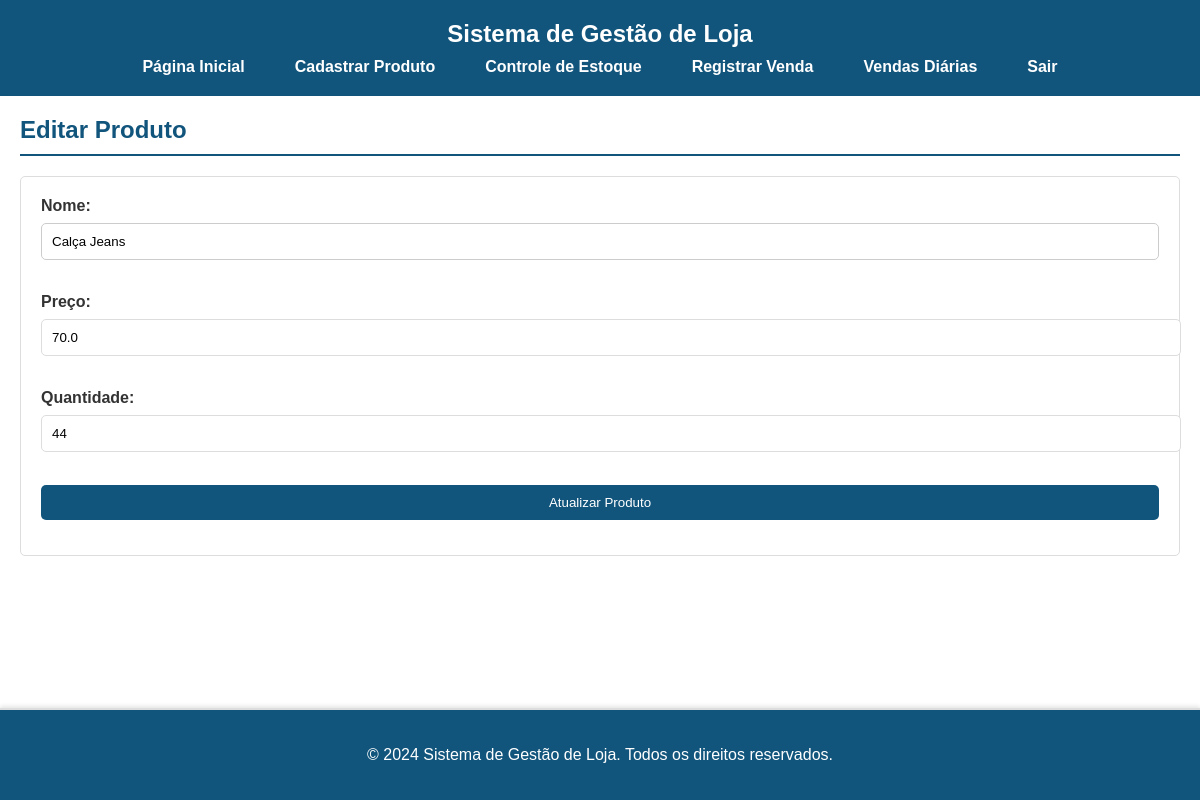
The page /editar_produto/15 (signed in) on the database its author committed.
### tables this page shows
CREATE TABLE produtos (
        id INTEGER PRIMARY KEY AUTOINCREMENT,
        nome TEXT,
        preco REAL,
        quantidade INTEGER
    );

### app.py (the view, shortened to what this page needs)
@app.route('/editar_produto/<int:produto_id>', methods=['GET', 'POST'])
@login_required
def editar_produto(produto_id):
    conn = sqlite3.connect('lojista.db')
    cursor = conn.cursor()
    cursor.execute('SELECT * FROM produtos WHERE id = ?', (produto_id,))
    produto = cursor.fetchone()
    conn.close()
    return render_template('editar_produto.html', produto=produto)

### app.py (called while the page is built)
def login_required(f):
    @wraps(f)
    def decorated_function(*args, **kwargs):
        if not session.get('logged_in'):
            return redirect(url_for('login'))
        return f(*args, **kwargs)
    return decorated_function

### templates/editar_produto.html
{% extends 'base.html' %}
{% block content %}
    <h2>Editar Produto</h2>
    <form method="POST" action="{{ url_for('editar_produto', produto_id=produto[0]) }}">
        <label for="nome">Nome:</label>
        <input type="text" id="nome" name="nome" value="{{ produto[1] }}" required><br><br>
        <label for="preco">Preço:</label>
        <input type="number" step="0.01" id="preco" name="preco" value="{{ produto[2] }}" required><br><br>
        <label for="quantidade">Quantidade:</label>
        <input type="number" id="quantidade" name="quantidade" value="{{ produto[3] }}" min="0" required><br><br>
        <button type="submit">Atualizar Produto</button>
    </form>
{% endblock %}

### static/style.css (style rules this page uses)
body { font-family: Arial, sans-serif; background-color: #f4f4f9; color: #333; margin: 0; padding: 0; display: flex; flex-direction: column; min-height: 100vh; }
h2 { color: #11557C; border-bottom: 2px solid #11557C; padding-bottom: 10px; margin-top: 0; }
form { background-color: #fff; padding: 20px; border: 1px solid #ddd; border-radius: 5px; margin-bottom: 20px; }
form label { display: block; margin-bottom: 8px; font-weight: bold; }
form select, form input[type="number"], form button { width: 100%; padding: 10px; margin-bottom: 15px; border: 1px solid #ddd; border-radius: 5px; }
form button { background-color: #11557C; color: #fff; border: none; cursor: pointer; transition: background-color 0.3s; }

### templates/base.html (style rules this page uses)
button { background-color: #007BFF; color: white; padding: 10px 15px; border: none; border-radius: 5px; cursor: pointer; transition: background-color 0.3s ease; }
input, select { width: calc(100% - 22px); padding: 10px; margin-bottom: 15px; border: 1px solid #ccc; border-radius: 5px; }
label { font-weight: bold; margin-bottom: 5px; display: block; }

### rows shown on the page
produtos: nome "Calça Jeans", preco "70.0", quantidade "44"
